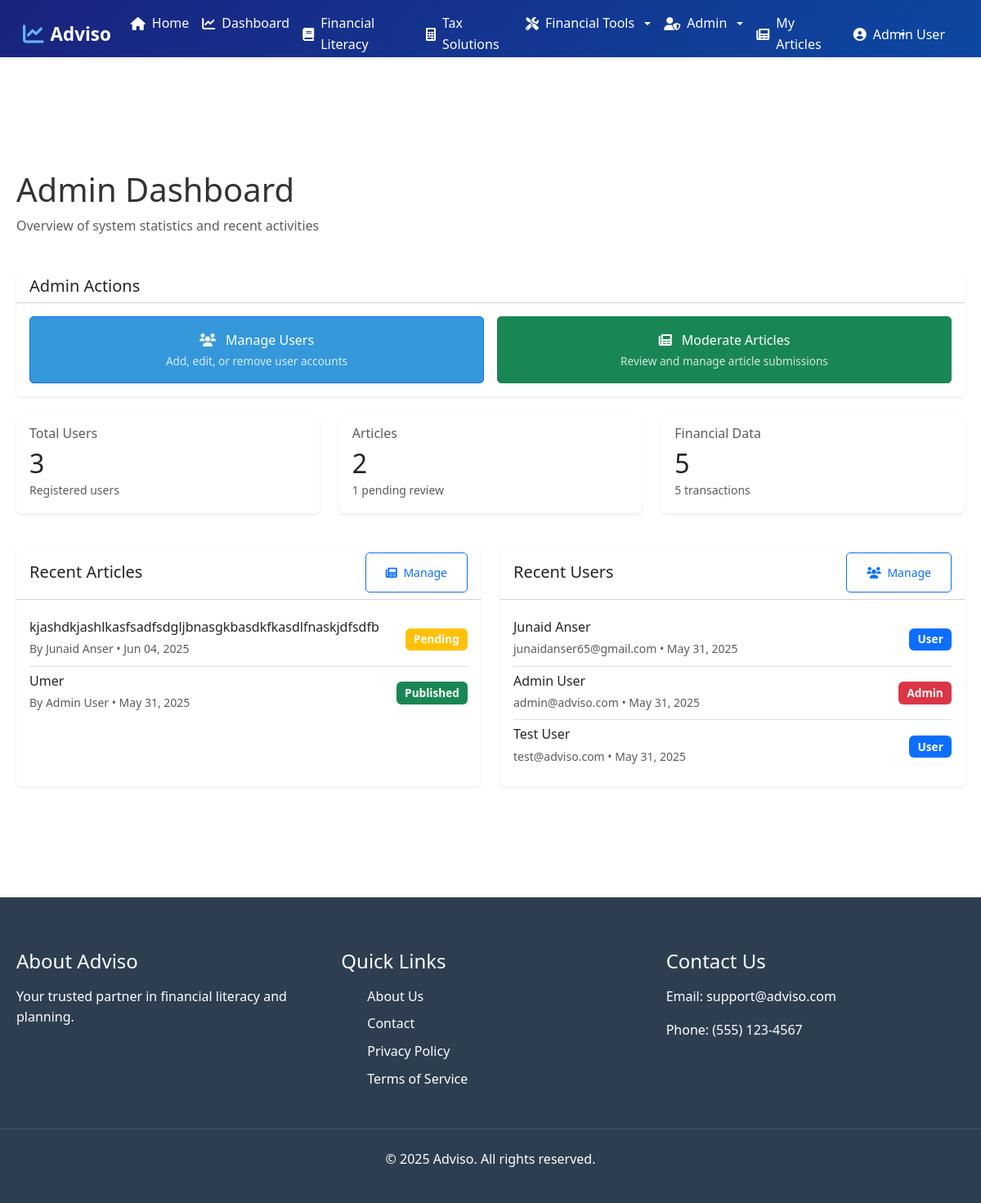
/admin-dashboard.php (signed in), run on the app's committed database.
### tables this page shows
CREATE TABLE `articles` (
  `id` int(11) NOT NULL,
  `title` varchar(255) NOT NULL,
  `slug` varchar(255) NOT NULL,
  `content` text NOT NULL,
  `author_id` int(11) NOT NULL,
  `category_id` int(11) NOT NULL,
  `status` enum('draft','pending','published','rejected','revision_needed') NOT NULL DEFAULT 'draft',
  `moderator_feedback` text DEFAULT NULL,
  `moderated_by` int(11) DEFAULT NULL,
  `moderated_at` timestamp NULL DEFAULT NULL,
  `created_at` timestamp NOT NULL DEFAULT current_timestamp(),
  `updated_at` timestamp NOT NULL DEFAULT current_timestamp() ON UPDATE current_timestamp()
);

CREATE TABLE `users` (
  `id` int(11) NOT NULL,
  `name` varchar(100) NOT NULL,
  `email` varchar(255) NOT NULL,
  `password` varchar(255) NOT NULL,
  `role` enum('user','admin') DEFAULT 'user',
  `created_at` timestamp NOT NULL DEFAULT current_timestamp(),
  `updated_at` timestamp NOT NULL DEFAULT current_timestamp() ON UPDATE current_timestamp()
);

### admin-dashboard.php (the view, shortened to what this page needs)
<?php
require_once 'includes/config.php';
include 'includes/header.php';
$stats = [
    'total_users' => $conn->query("SELECT COUNT(*) as count FROM users")->fetch_assoc()['count'],
    'total_articles' => $conn->query("SELECT COUNT(*) as count FROM articles")->fetch_assoc()['count'],
    'pending_articles' => $conn->query("SELECT COUNT(*) as count FROM articles WHERE status = 'pending'")->fetch_assoc()['count'],
    'total_goals' => $conn->query("SELECT COUNT(*) as count FROM financial_goals")->fetch_assoc()['count'],
    'total_transactions' => $conn->query("SELECT COUNT(*) as count FROM transactions")->fetch_assoc()['count']
];
$recent_articles = $conn->query("
    SELECT a.*, u.name as author_name
    FROM articles a
    JOIN users u ON a.author_id = u.id
    ORDER BY a.created_at DESC
    LIMIT 5
");
$recent_users = $conn->query("
    SELECT * FROM users
    ORDER BY created_at DESC
    LIMIT 5
");
?>
<div class="container py-5">
    <div class="row mb-4">
        <div class="col">
            <h1>Admin Dashboard</h1>
            <p class="text-muted">Overview of system statistics and recent activities</p>
        </div>
    </div>
    <div class="row mb-4">
        <div class="col-12">
            <div class="card shadow-sm">
                <div class="card-header bg-transparent">
                    <h5 class="card-title mb-0">Admin Actions</h5>
                </div>
                <div class="card-body">
                    <div class="row g-3">
                        <div class="col-md-6">
                            <a href="manage-users.php" class="btn btn-primary w-100 py-3">
                                <i class="fas fa-users me-2"></i>
                                Manage Users
                                <small class="d-block mt-1">Add, edit, or remove user accounts</small>
                            </a>
                        </div>
                        <div class="col-md-6">
                            <a href="moderate-article.php" class="btn btn-success w-100 py-3">
                                <i class="fas fa-newspaper me-2"></i>
                                Moderate Articles
                                <small class="d-block mt-1">Review and manage article submissions</small>
                            </a>
                        </div>
                    </div>
                </div>
            </div>
        </div>
    </div>
    <div class="row mb-4">
        <div class="col-md-4 mb-3">
            <div class="card shadow-sm h-100">
                <div class="card-body">
                    <h6 class="card-subtitle mb-2 text-muted">Total Users</h6>
                    <h2 class="card-title mb-0"><?php echo number_format($stats['total_users']); ?></h2>
                    <p class="text-muted mb-0">
                        <small>Registered users</small>
                    </p>
                </div>
            </div>
        </div>
        <div class="col-md-4 mb-3">
            <div class="card shadow-sm h-100">
                <div class="card-body">
                    <h6 class="card-subtitle mb-2 text-muted">Articles</h6>
                    <h2 class="card-title mb-0"><?php echo number_format($stats['total_articles']); ?></h2>
                    <p class="text-muted mb-0">
                        <small><?php echo number_format($stats['pending_articles']); ?> pending review</small>
                    </p>
                </div>
            </div>
        </div>
        <div class="col-md-4 mb-3">
            <div class="card shadow-sm h-100">
                <div class="card-body">
                    <h6 class="card-subtitle mb-2 text-muted">Financial Data</h6>
                    <h2 class="card-title mb-0"><?php echo number_format($stats['total_goals']); ?></h2>
                    <p class="text-muted mb-0">
                        <small><?php echo number_format($stats['total_transactions']); ?> transactions</small>
                    </p>
                </div>
            </div>
        </div>
    </div>
    <div class="row">
        <div class="col-md-6 mb-4">
            <div class="card shadow-sm h-100">
                <div class="card-header bg-transparent d-flex justify-content-between align-items-center">
                    <h5 class="card-title mb-0">Recent Articles</h5>
                    <a href="moderate-article.php" class="btn btn-sm btn-outline-primary">
                        <i class="fas fa-newspaper me-1"></i> Manage
                    </a>
                </div>
                <div class="card-body">
                    <?php if ($recent_articles->num_rows > 0): ?>
                        <div class="list-group list-group-flush">
                            <?php while ($article = $recent_articles->fetch_assoc()): ?>
                                <div class="list-group-item px-0">
                                    <div class="d-flex justify-content-between align-items-center">
                                        <div>
                                            <h6 class="mb-1"><?php echo htmlspecialchars($article['title']); ?></h6>
                                            <small class="text-muted">
                                                By <?php echo htmlspecialchars($article['author_name']); ?> •
                                                <?php echo date('M d, Y', strtotime($article['created_at'])); ?>
                                            </small>
                                        </div>
                                        <span class="badge bg-<?php
                                            echo $article['status'] === 'published' ? 'success' :
                                                ($article['status'] === 'pending' ? 'warning' : 'secondary');
                                        ?>">
                                            <?php echo ucfirst($article['status']); ?>
                                        </span>
                                    </div>
                                </div>
                            <?php endwhile; ?>
                        </div>
                    <?php else: ?>
                        <p class="text-muted text-center my-4">No articles found</p>
                    <?php endif; ?>
                </div>
            </div>
        </div>
        <div class="col-md-6 mb-4">
            <div class="card shadow-sm h-100">
                <div class="card-header bg-transparent d-flex justify-content-between align-items-center">
                    <h5 class="card-title mb-0">Recent Users</h5>
                    <a href="manage-users.php" class="btn btn-sm btn-outline-primary">
                        <i class="fas fa-users me-1"></i> Manage
                    </a>
                </div>
                <div class="card-body">
                    <?php if ($recent_users->num_rows > 0): ?>
                        <div class="list-group list-group-flush">
                            <?php while ($user = $recent_users->fetch_assoc()): ?>
                                <div class="list-group-item px-0">
                                    <div class="d-flex justify-content-between align-items-center">
                                        <div>
                                            <h6 class="mb-1"><?php echo htmlspecialchars($user['name']); ?></h6>
                                            <small class="text-muted">
                                                <?php echo htmlspecialchars($user['email']); ?> •
                                                <?php echo date('M d, Y', strtotime($user['created_at'])); ?>
                                            </small>
                                        </div>
                                        <span class="badge bg-<?php echo $user['role'] === 'admin' ? 'danger' : 'primary'; ?>">
                                            <?php echo ucfirst($user['role']); ?>
                                        </span>
                                    </div>
                                </div>
                            <?php endwhile; ?>
                        </div>
                    <?php else: ?>
                        <p class="text-muted text-center my-4">No users found</p>
                    <?php endif; ?>
                </div>
            </div>
        </div>
    </div>
</div>
<?php include 'includes/footer.php'; ?>

### assets/css/style.css (style rules this page uses)
* { margin: 0; padding: 0; box-sizing: border-box; }
body { font-family: 'Segoe UI', Tahoma, Geneva, Verdana, sans-serif; line-height: 1.6; color: #333; padding-top: 90px; min-height: 100vh; }
.container { max-width: 1200px; margin: 0 auto; padding: 30px 20px; }
.btn { display: inline-block; padding: 0.8rem 1.5rem; border-radius: 5px; text-decoration: none; font-weight: 500; transition: all 0.3s ease; }
.btn-primary { background-color: #3498db; color: white; }

### includes/header.php (style rules this page uses)
body { margin-top: 70px; }

### admin-dashboard.php (style rules this page uses)
.card { border: none; transition: transform 0.2s; }
.badge { font-size: 0.85em; padding: 0.5em 0.75em; }
.btn { position: relative; overflow: hidden; }
.btn::after { content: ''; position: absolute; top: 50%; left: 50%; width: 0; height: 0; background: rgba(255, 255, 255, 0.2); border-radius: 50%; transform: translate(-50%, -50%); transition: width 0.3s, height 0.3s; }
.btn small { opacity: 0.8; font-size: 0.85em; }

### data on the page
articles: title "kjashdkjashlkasfsadfsdgljbnasgkbasdkfkasdlfnaskjdfsdfb", author.name "Junaid Anser", created_at "Jun 04, 2025", status "Pending"
articles: title "Umer", author.name "Admin User", created_at "May 31, 2025", status "Published"
users: name "Junaid Anser", email "junaidanser65@gmail.com", created_at "May 31, 2025", role "User"
users: name "Admin User", email "admin@adviso.com", created_at "May 31, 2025", role "Admin"
users: name "Test User", email "test@adviso.com", created_at "May 31, 2025", role "User"

### other printed values
$_SESSION['name'] "Admin User"
$stats['total_users'] "3"
$stats['total_articles'] "2"
$stats['pending_articles'] "1"
$stats['total_goals'] "5"
$stats['total_transactions'] "5"
